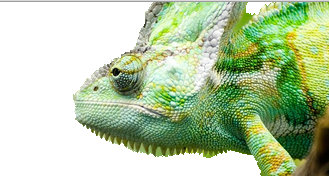
#> input picture sample1.png, 329 x 176 px
$ python imageBlur.py
#> lines starting #> are read from the running program, lines starting #| are printed output that depends on the picture
#Image Bluringfrom PIL import Image
#take an Image and take a filter array
'''
from PIL import Image
import numpy as np
img = Image.open('sample1.png')
img = img.convert('L')
'''
import numpy as np
kernel = 1/9*np.array([[1,1,1],[1,1,1],[1,1,1]])

from skimage import io, viewer
img1 = io.imread('sample1.png', as_gray=True)
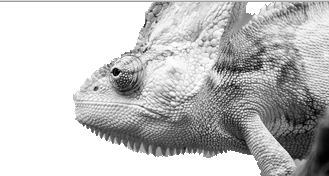
#> img1: shape (176, 329) float64; min 0, max 1, mean 0.76
#multiply pixel values of image with filter values while sliding the filter matrix and then add them all into a single values
# convolution output
output = np.zeros_like(img1)
# Add zero padding to the input image
image_padded = np.pad(img1,((1,1),(1,1)),'constant')
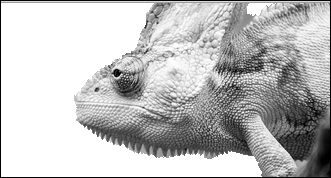
#> image_padded: shape (178, 331) float64; min 0, max 1, mean 0.747
# Loop over every pixel of the image
for x in range(img1.shape[0]):
    for y in range(img1.shape[1]):
        output[x,y]=(kernel*image_padded[x:x+3,y:y+3]).sum()
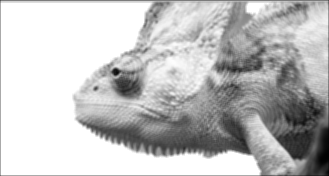
#> output: shape (176, 329) float64; min 0.00162, max 1, mean 0.755
import matplotlib.pyplot as plt
plt.imshow(output)
plt.axis('off')
plt.show()
